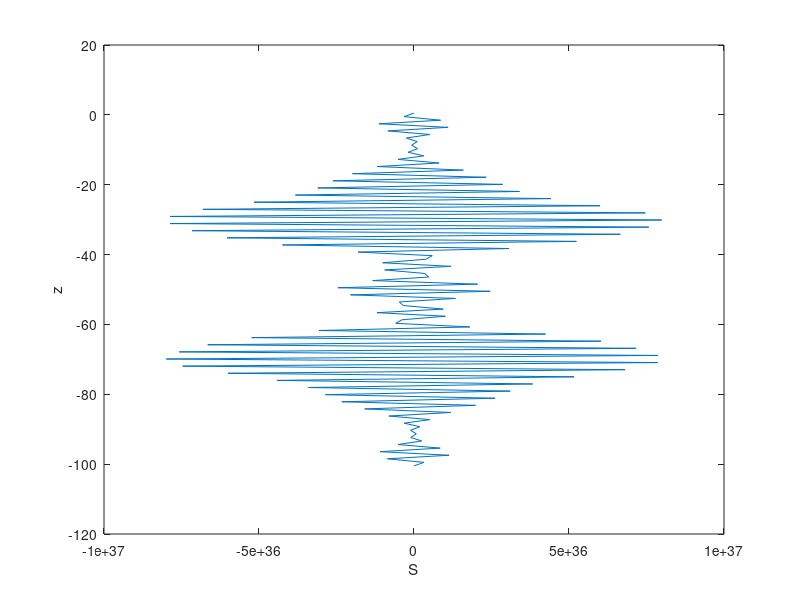
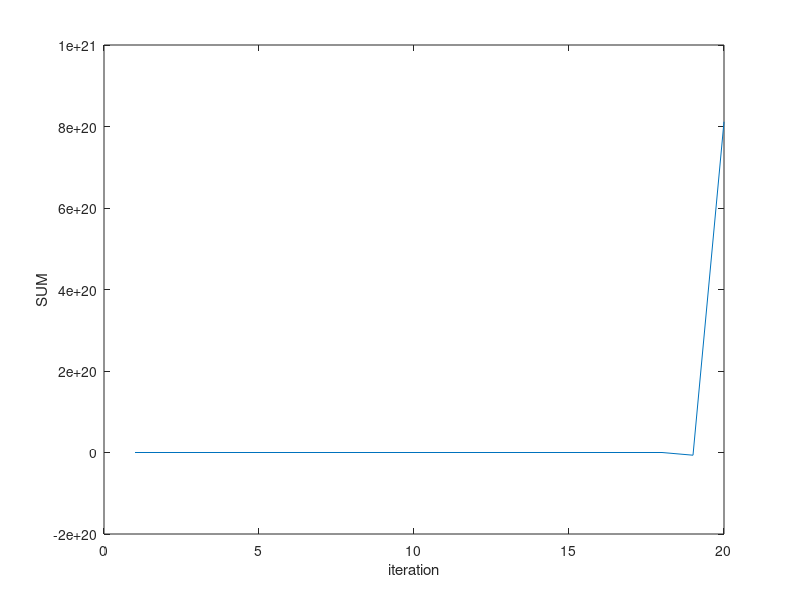

The MATLAB script that drew these images, in order:
%  Discussion:
%
%    FIRSTDIFFUSION.M applies a first order scheme (Euler's method)
%    to solve the diffusion equation.  This example illustrates the
%    fact that Euler's method is liable to numerical instability.
%
%    This script is discussed in chapter 5 of the reference.
%
%  Modified:
%
%    01 December 2009
%
%  Author:
%
%    Benoit Cushman-Roisin, Jean-Marie Beckers.
%
%  Reference:
%
%    Benoit Cushman-Roisin, Jean-Marie Beckers,
%    Introduction to Geophysical Fluid Dynamics,
%    Academic Press, 2010.
%
%  Parameters:
%
clear all;

% PARAMETERS

% M nodes (first below interface, last above surface)
% (M-2)*DZ=H
M=100;
H=100;
kappa=0.01;
DZ=H/(M-2);
DT=H*H/kappa/M;
N=20;
t=0;
DS=-1;
%
% Initial field
%
for i=1:M;
    z(i)=-H+(i-1-1/2)*DZ;
    CN(i)=37+DS*cos(z(i)/H*pi);
end
%
% Make N time steps
%
for n=1:N
    
    % Boundary condition (zero gradient)
    CN(1)=CN(2);
    CN(M)=CN(M-1);
    plot(CN,z)
    xlabel('S');
    ylabel('z');
    pause(0.5)
    
    % New values for interior points
    for i=2:M-1
        CNP(i)=CN(i)+kappa*DT/DZ/DZ*(CN(i-1)-2*CN(i)+CN(i+1));
    end
    
    % Update new values and conservation
    SUM(n)=0;
    for i=2:M-1
        CN(i)=CNP(i);
        SUM(n)=SUM(n)+CN(i);
    end
    SUM(n)
    
    % Update time
    t=t+DT;
    
end
%
%  Plot the results.
%
plot(CN,z);
xlabel('S');
ylabel('z');

figure;
title('Conservation')
plot(SUM);
xlabel('iteration');
ylabel('SUM');
